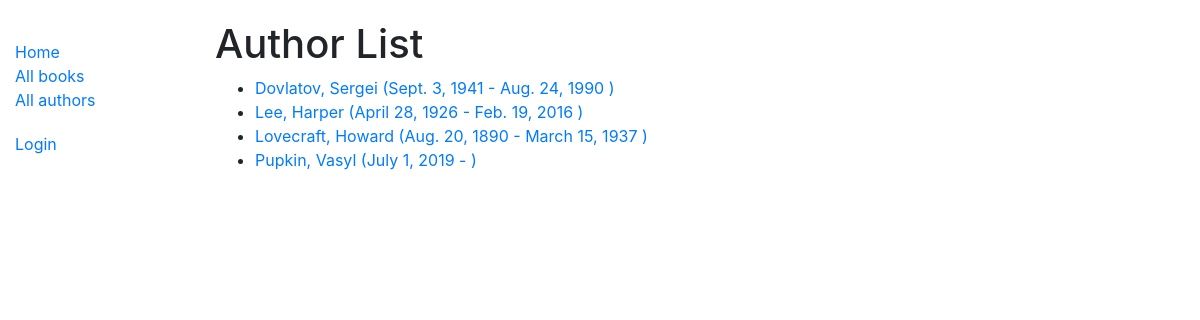
Screenshot of /catalog/authors/ with the database file from the repository.
### catalog/models.py (models this page shows, shortened)
class Author(models.Model):
	first_name = models.CharField(max_length=100)
	last_name = models.CharField(max_length=100)
	date_of_birth = models.DateField(null=True, blank=True)
	date_of_death = models.DateField('Died', null=True, blank=True)
	class Meta:
		ordering = ['last_name', 'first_name']
	def get_absolute_url(self):
		return reverse('author-detail', args=[str(self.id)])

### catalog/views.py (the view)
# urls.py: path('authors/', views.AuthorListView.as_view(), name='authors'),
class AuthorListView(generic.ListView):
	model = Author
	paginate_by = 10

### catalog/templates/catalog/author_list.html (shortened to what this page needs)
{% extends "base_generic.html" %}
{% block content %}
<h1>Author List</h1>
{% if author_list %}
<ul>
	{% for author in author_list %}
		<li>
			<a href="{{ author.get_absolute_url }}">
				{{ author.last_name }}, {{ author.first_name }}
				({{ author.date_of_birth }} -
					{% if author.date_of_death %}
						{{ author.date_of_death }}
					{% else %}
						{{ "" }}
					{% endif %}
				)
			</a>
		</li>
	{% endfor %}
</ul>
{% else %}
<p>There are no authors in the library</p>
{% endif %}
{% endblock %}

### catalog/static/css/styles.css (style rules this page uses)
body { margin-top: 20px; }

### rows the page displays
Author: last_name "Dovlatov", first_name "Sergei", date_of_birth "Sept. 3, 1941", date_of_death "Aug. 24, 1990"
Author: last_name "Lee", first_name "Harper", date_of_birth "April 28, 1926", date_of_death "Feb. 19, 2016"
Author: last_name "Lovecraft", first_name "Howard", date_of_birth "Aug. 20, 1890", date_of_death "March 15, 1937"
Author: last_name "Pupkin", first_name "Vasyl", date_of_birth "July 1, 2019"
